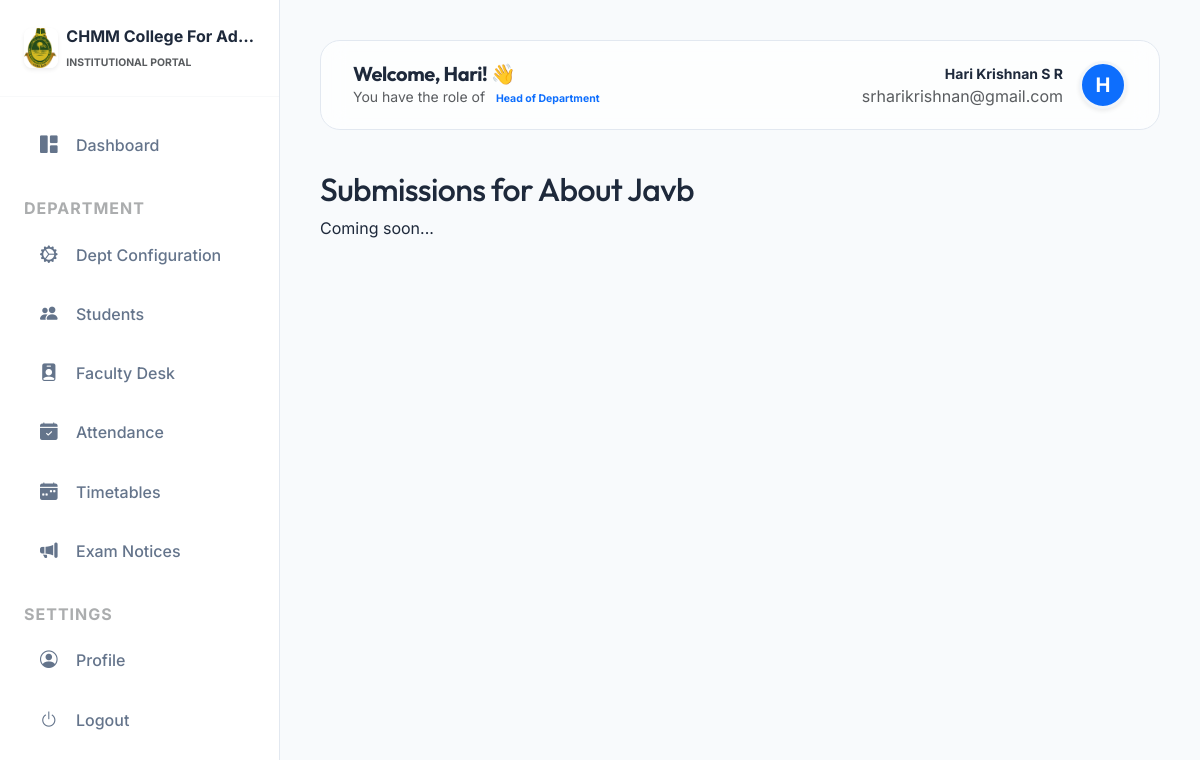
The app's page /management/assignments/1/submissions/ (signed in) with its own data.
### colleges/models.py (models this page shows, shortened)
class College(models.Model):
    STATUS_CHOICES = (
        ('PENDING', 'Pending Approval'),
        ('APPROVED', 'Approved'),
        ('REJECTED', 'Rejected'),
    )
    name = models.CharField(max_length=255)
    slug = models.SlugField(unique=True, blank=True)
    logo = models.ImageField(upload_to='college_logos/', null=True, blank=True)
    theme_color = models.CharField(max_length=7, default='#3b82f6')
    address = models.TextField()
    contact_email = models.EmailField()
    phone_number = models.CharField(max_length=15, blank=True)
    district = models.CharField(max_length=100, blank=True)
    university_affiliation = models.CharField(max_length=500, blank=True, help_text="Comma-separated list of affiliated universities.")
    description = models.TextField(blank=True, help_text="Briefly describe your institution.")
    established_year = models.PositiveIntegerField(null=True, blank=True)
    registration_number = models.CharField(max_length=100, unique=True, null=True)
    website = models.URLField(null=True, blank=True)
    verification_document = models.FileField(upload_to='verification_docs/', null=True, blank=True)
    status = models.CharField(max_length=20, choices=STATUS_CHOICES, default='PENDING')
    rejection_reason = models.TextField(blank=True, null=True, help_text="Reason for rejection, shown to the institution.")
    slug_updated = models.BooleanField(default=False)
    created_at = models.DateTimeField(auto_now_add=True)

### accounts/models.py (models this page shows, shortened)
class CustomUser(AbstractUser):
    ROLES = (
        ('SUPER_ADMIN', 'Super Admin'),
        ('COLLEGE_ADMIN', 'College Admin'),
        ('HOD', 'Head of Department'),
        ('TEACHER', 'Teacher'),
        ('STUDENT', 'Student'),
    )
    username = None
    email = models.EmailField(unique=True)
    role = models.CharField(max_length=20, choices=ROLES, default='STUDENT')
    college = models.ForeignKey(College, on_delete=models.CASCADE, null=True, blank=True, related_name='users')
    objects = CustomUserManager()
    USERNAME_FIELD = 'email'
    REQUIRED_FIELDS = []

### management/models.py (models this page shows, shortened)
class TenantModel(models.Model):
    college = models.ForeignKey(College, on_delete=models.CASCADE)
    created_at = models.DateTimeField(auto_now_add=True)
    updated_at = models.DateTimeField(auto_now=True)
    class Meta:
        abstract = True

class Assignment(TenantModel):
    teacher = models.ForeignKey(TeacherProfile, on_delete=models.CASCADE)
    title = models.CharField(max_length=255)
    description = models.TextField()
    file = models.FileField(upload_to='assignments/')
    deadline = models.DateTimeField()

### management/views.py (the view)
# urls.py: path('assignments/<int:pk>/submissions/', views.assignment_submissions, name='assignment_submissions'),
@login_required
def assignment_submissions(request, pk):
    if request.user.role not in ['TEACHER', 'HOD']: return redirect('dashboard')
    assignment = get_object_or_404(Assignment, pk=pk)
    submissions = Submission.objects.filter(assignment=assignment)
    return render(request, 'management/assignment_submissions.html', {'assignment': assignment, 'submissions': submissions})

### management/templates/management/assignment_submissions.html
{% extends 'base.html' %}
{% block content %}
<h2>Submissions for {{ assignment.title }}</h2>
<p>Coming soon...</p>
{% endblock %}

### templates/base.html (shortened to what this page needs)
{% load static %}
<!DOCTYPE html>
<html lang="en">
<head>
    <link href="https://cdn.jsdelivr.net/npm/bootstrap@5.3.0/dist/css/bootstrap.min.css" rel="stylesheet">
    <link rel="stylesheet" href="https://cdn.jsdelivr.net/npm/bootstrap-icons@1.11.1/font/bootstrap-icons.css">
</head>
<body>
    {% if user.is_authenticated %}
    <aside class="sidebar" id="sidebar">
        <div class="p-4 mb-3 d-flex align-items-center border-bottom border-light">
            {% if request.college.logo %}
            <img src="{{ request.college.logo.url }}" alt="Logo" height="40" class="me-2 rounded-3 shadow-sm">
            {% else %}
            <div class="bg-primary rounded-3 p-2 me-2 shadow-sm"><i class="bi bi-mortarboard-fill text-white fs-5"></i></div>
            {% endif %}
            <div class="overflow-hidden">
                <span class="fs-6 fw-bold text-main d-block text-truncate">{{ request.college.name|default:"Management Panel" }}</span>
                <span class="x-small text-muted text-uppercase fw-bold letter-spacing-1" style="font-size: 0.65rem;">Institutional Portal</span>
            </div>
        </div>
        <nav class="mt-2" style="max-height: calc(100vh - 100px); overflow-y: auto; overflow-x: hidden;">
            {% if user.role == 'SUPER_ADMIN' %}
            <a href="{% url 'college_approval_queue' %}"
                class="nav-link-custom {% if request.resolver_match.url_name == 'college_approval_queue' %}active{% endif %}">
                <i class="bi bi-speedometer2"></i> Management Console
            </a>
            {% else %}
            <a href="{% url 'dashboard' %}"
                class="nav-link-custom {% if request.resolver_match.url_name == 'dashboard' %}active{% endif %}">
                <i class="bi bi-grid-1x2-fill"></i> Dashboard
            </a>
            {% endif %}
            {% if user.role == 'HOD' %}
            <div class="px-4 mt-4 mb-2 text-uppercase x-small fw-bold text-muted opacity-50" style="letter-spacing: 1px;">Department</div>
            <a href="{% url 'department_configuration' %}" class="nav-link-custom {% if request.resolver_match.url_name == 'department_configuration' %}active{% endif %}">
                <i class="bi bi-gear-wide-connected"></i> Dept Configuration
            </a>
            <a href="{% url 'student_list' %}" class="nav-link-custom">
                <i class="bi bi-people-fill"></i> Students
            </a>
            <a href="{% url 'teacher_list' %}" class="nav-link-custom">
                <i class="bi bi-person-badge-fill"></i> Faculty Desk
            </a>
            <a href="{% url 'mark_attendance' %}" class="nav-link-custom">
                <i class="bi bi-calendar-check-fill"></i> Attendance
            </a>
            <a href="{% url 'create_timetable' %}" class="nav-link-custom">
                <i class="bi bi-calendar-week-fill"></i> Timetables
            </a>
            <a href="{% url 'create_exam_notification' %}" class="nav-link-custom">
                <i class="bi bi-megaphone-fill"></i> Exam Notices
            </a>
            {% endif %}
            <div class="px-4 mt-4 mb-2 text-uppercase x-small fw-bold text-muted opacity-50" style="letter-spacing: 1px;">Settings</div>
            <a href="{% url 'edit_profile' %}" class="nav-link-custom {% if 'profile' in request.path %}active{% endif %}">
                <i class="bi bi-person-circle"></i> Profile
            </a>
            <form action="{% url 'logout' %}" method="post" class="m-0">
                <button type="submit" class="nav-link-custom border-0 bg-transparent w-100 text-start">
                    <i class="bi bi-power"></i> Logout
                </button>
            </form>
        </nav>
    </aside>
    {% endif %}
    <main class="{% if user.is_authenticated %}main-content{% endif %}">
        {% if user.is_authenticated %}
        <header class="header-glass animate-up">
            <div class="d-flex align-items-center">
                <div>
                    <h5 class="fw-bold mb-0">Welcome, {{ user.first_name }}! 👋</h5>
                    <p class="text-muted small mb-0 d-none d-md-block">You have the role of <span class="badge bg-primary-soft text-primary rounded-pill">{{ user.get_role_display }}</span></p>
                </div>
            </div>
            <div class="d-flex align-items-center gap-3">
                <div class="d-flex align-items-center gap-3">
                    <div class="text-end d-none d-md-block">
                        <span class="fw-bold d-block small">{{ user.get_full_name }}</span>
                        <span class="text-muted x-small">{{ user.email }}</span>
                    </div>
                    <div class="bg-primary rounded-circle shadow-sm d-flex align-items-center justify-content-center"
                        style="width: 48px; height: 48px; border: 3px solid var(--surface-2);">
                        <span class="fw-bold text-white fs-5">{{ user.first_name|first|upper }}</span>
                    </div>
                </div>
            </div>
        </header>
        {% endif %}
        <div class="container-fluid p-0 animate-up">
            {% block content %}{% endblock %}
        </div>
    </main>
</body>
</html>

### records on screen
College: college.logo (picture), college.name "CHMM College For Ad…"
CustomUser: first_name "Hari", role "Head of Department", get_full_name "Hari Krishnan S R", email "srharikrishnan@gmail.com", first_name|first "H"
Assignment: title "About Javb"
